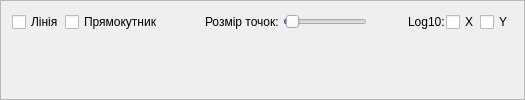
     <widget class="QFrame" name="frame">
      <property name="frameShape">
       <enum>QFrame::StyledPanel</enum>
      </property>
      <property name="frameShadow">
       <enum>QFrame::Raised</enum>
      </property>
      <layout class="QVBoxLayout" name="verticalLayout_4">
       <item>
        <layout class="QHBoxLayout" name="horizontalLayout_21">
         <property name="spacing">
          <number>1</number>
         </property>
         <property name="sizeConstraint">
          <enum>QLayout::SetMinimumSize</enum>
         </property>
         <item>
          <widget class="QCheckBox" name="mplactionCut_by_line">
           <property name="text">
            <string>Лінія</string>
           </property>
           <property name="checkable">
            <bool>true</bool>
           </property>
          </widget>
         </item>
         <item>
          <widget class="QCheckBox" name="mplactionCut_by_rect">
           <property name="text">
            <string>Прямокутник</string>
           </property>
           <property name="checkable">
            <bool>true</bool>
           </property>
          </widget>
         </item>
         <item>
          <spacer name="horizontalSpacer_4">
           <property name="orientation">
            <enum>Qt::Horizontal</enum>
           </property>
           <property name="sizeHint" stdset="0">
            <size>
             <width>40</width>
             <height>20</height>
            </size>
           </property>
          </spacer>
         </item>
         <item>
          <widget class="QLabel" name="label_13">
           <property name="text">
            <string>Розмір точок: </string>
           </property>
          </widget>
         </item>
         <item>
          <widget class="QSlider" name="mplhorizontalSlider">
           <property name="value">
            <number>3</number>
           </property>
           <property name="orientation">
            <enum>Qt::Horizontal</enum>
           </property>
          </widget>
         </item>
         <item>
          <spacer name="horizontalSpacer_2">
           <property name="orientation">
            <enum>Qt::Horizontal</enum>
           </property>
           <property name="sizeHint" stdset="0">
            <size>
             <width>40</width>
             <height>20</height>
            </size>
           </property>
          </spacer>
         </item>
         <item>
          <widget class="QLabel" name="label_15">
           <property name="text">
            <string>Log10:</string>
           </property>
          </widget>
         </item>
         <item>
          <widget class="QCheckBox" name="xLogScale">
           <property name="text">
            <string>X</string>
           </property>
          </widget>
         </item>
         <item>
          <widget class="QCheckBox" name="yLogScale">
           <property name="text">
            <string>Y</string>
           </property>
          </widget>
         </item>
        </layout>
       </item>
       <item>
        <widget class="MplWidget" name="mpl" native="true">
         <property name="sizePolicy">
          <sizepolicy hsizetype="Minimum" vsizetype="MinimumExpanding">
           <horstretch>0</horstretch>
           <verstretch>0</verstretch>
          </sizepolicy>
         </property>
        </widget>
       </item>
       <item>
        <layout class="QHBoxLayout" name="horizontalLayout_4">
         <item>
          <spacer name="horizontalSpacer">
           <property name="orientation">
            <enum>Qt::Horizontal</enum>
           </property>
           <property name="sizeHint" stdset="0">
            <size>
             <width>40</width>
             <height>20</height>
            </size>
           </property>
          </spacer>
         </item>
        </layout>
       </item>
      </layout>
     </widget>
